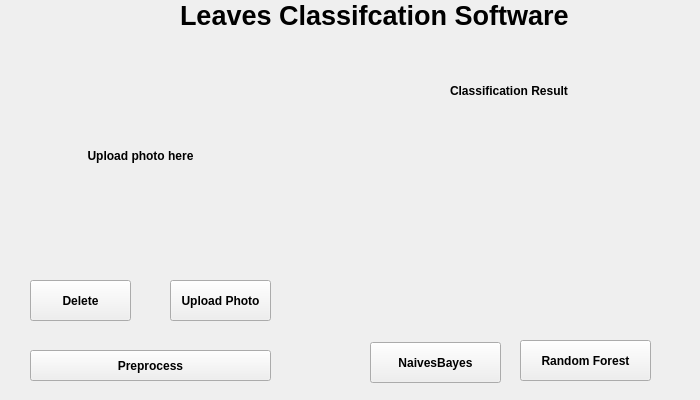
<?xml version="1.0" encoding="UTF-8"?>
<ui version="4.0">
 <class>Leaf_Classification</class>
 <widget class="QWidget" name="Leaf_Classification">
  <property name="geometry">
   <rect>
    <x>0</x>
    <y>0</y>
    <width>700</width>
    <height>400</height>
   </rect>
  </property>
  <property name="minimumSize">
   <size>
    <width>600</width>
    <height>400</height>
   </size>
  </property>
  <property name="maximumSize">
   <size>
    <width>700</width>
    <height>400</height>
   </size>
  </property>
  <property name="font">
   <font>
    <family>Segoe UI</family>
    <weight>75</weight>
    <bold>true</bold>
   </font>
  </property>
  <property name="windowTitle">
   <string>Leaf Classification</string>
  </property>
  <widget class="QLabel" name="label">
   <property name="geometry">
    <rect>
     <x>180</x>
     <y>0</y>
     <width>431</width>
     <height>31</height>
    </rect>
   </property>
   <property name="font">
    <font>
     <pointsize>20</pointsize>
    </font>
   </property>
   <property name="text">
    <string>Leaves Classifcation Software</string>
   </property>
  </widget>
  <widget class="QLabel" name="lbluploadPhoto">
   <property name="geometry">
    <rect>
     <x>20</x>
     <y>60</y>
     <width>241</width>
     <height>191</height>
    </rect>
   </property>
   <property name="acceptDrops">
    <bool>true</bool>
   </property>
   <property name="text">
    <string>Upload photo here</string>
   </property>
   <property name="alignment">
    <set>Qt::AlignCenter</set>
   </property>
  </widget>
  <widget class="QPushButton" name="btnUploadPhoto">
   <property name="geometry">
    <rect>
     <x>170</x>
     <y>280</y>
     <width>101</width>
     <height>41</height>
    </rect>
   </property>
   <property name="text">
    <string>Upload Photo</string>
   </property>
  </widget>
  <widget class="QPushButton" name="btnDeletePhoto">
   <property name="geometry">
    <rect>
     <x>30</x>
     <y>280</y>
     <width>101</width>
     <height>41</height>
    </rect>
   </property>
   <property name="text">
    <string>Delete</string>
   </property>
  </widget>
  <widget class="QLabel" name="lblResultPhoto">
   <property name="geometry">
    <rect>
     <x>370</x>
     <y>110</y>
     <width>271</width>
     <height>211</height>
    </rect>
   </property>
   <property name="text">
    <string/>
   </property>
  </widget>
  <widget class="QPushButton" name="btnPreprocess">
   <property name="geometry">
    <rect>
     <x>30</x>
     <y>350</y>
     <width>241</width>
     <height>31</height>
    </rect>
   </property>
   <property name="text">
    <string>Preprocess</string>
   </property>
  </widget>
  <widget class="QLabel" name="label_5">
   <property name="geometry">
    <rect>
     <x>450</x>
     <y>80</y>
     <width>131</width>
     <height>21</height>
    </rect>
   </property>
   <property name="text">
    <string>Classification Result</string>
   </property>
  </widget>
  <widget class="QPushButton" name="btnNaivesBayes">
   <property name="geometry">
    <rect>
     <x>370</x>
     <y>342</y>
     <width>131</width>
     <height>41</height>
    </rect>
   </property>
   <property name="text">
    <string>NaivesBayes</string>
   </property>
  </widget>
  <widget class="QPushButton" name="pushButton_5">
   <property name="geometry">
    <rect>
     <x>520</x>
     <y>340</y>
     <width>131</width>
     <height>41</height>
    </rect>
   </property>
   <property name="text">
    <string>Random Forest</string>
   </property>
  </widget>
 </widget>
 <resources/>
 <connections/>
</ui>
